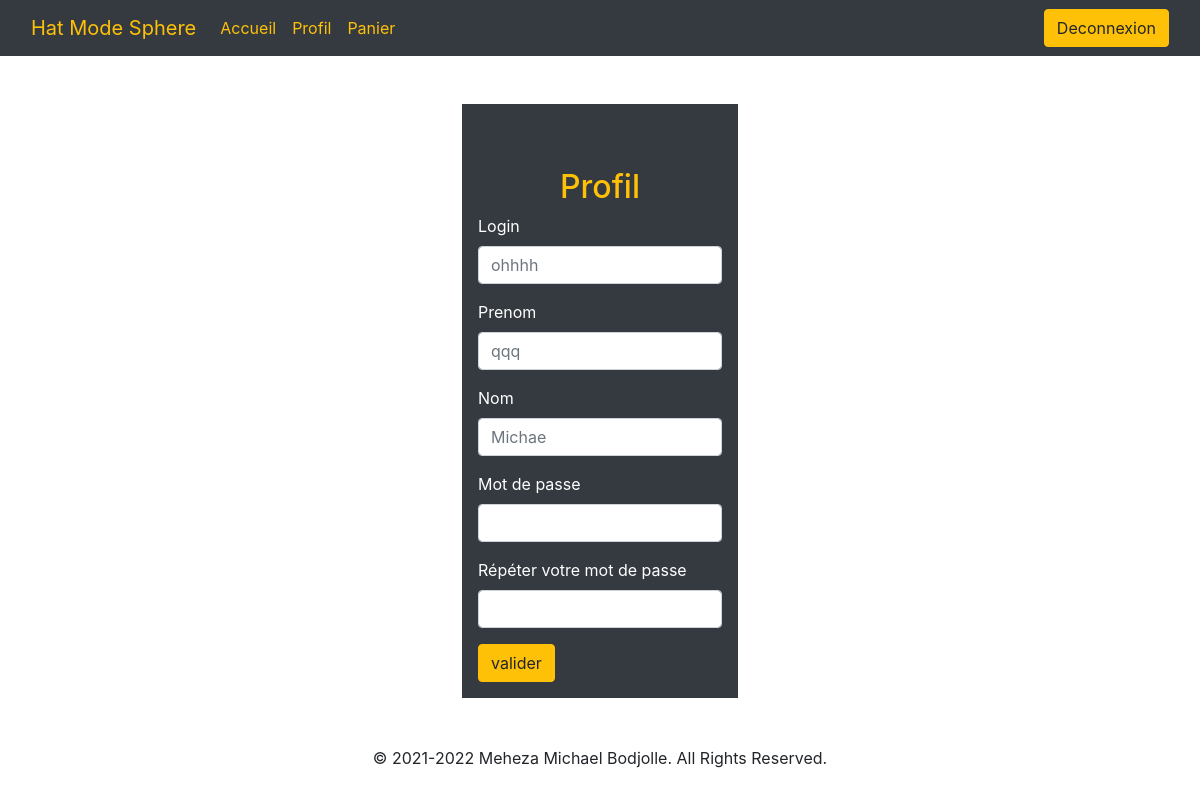
Page /profil.php (signed in) on the committed database.
### tables this page shows
CREATE TABLE IF NOT EXISTS `utilisateurs` (
  `id` int(11) NOT NULL AUTO_INCREMENT,
  `login` varchar(255) NOT NULL,
  `prenom` varchar(255) NOT NULL,
  `nom` varchar(255) NOT NULL,
  `password` varchar(255) NOT NULL,
  `statut` int(11) NOT NULL,
  PRIMARY KEY (`id`)
);

### profil.php (the view, shortened to what this page needs)
<!DOCTYPE html>
<html class="full">
<head>
	<link href="https://cdn.jsdelivr.net/npm/bootstrap@5.0.0-beta2/dist/css/bootstrap.min.css" rel="stylesheet">
	<link rel="stylesheet" href="https://stackpath.bootstrapcdn.com/bootstrap/4.5.2/css/bootstrap.min.css">
	<link rel="stylesheet" type="text/css" href="css/bootstrap2.css">
	<link rel="stylesheet" type="text/css" href="css/style.css">
</head>
<body>
	<header>
		<?php
		include 'header.php';
		?>
		<main>
			<div class="row mx-5 d-flex justify-content-center">
				<form method="post" action="" class="w-25 p-3 mt-5   bg-dark text-white">
					<h2 class="panel-titles text-center mt-5 text-warning ">Profil </h2>
					<div class="mb-3">
						<label class="form-label">Login</label>
						<input type="login" name="login" class="form-control" placeholder="<?php echo $results['login'] ?>" />
					</div>
					<div class="mb-3">
						<label class="form-label">Prenom</label>
						<input type="prenom" name="prenom" class="form-control" placeholder="<?php echo $results['prenom'] ?>" />
					</div>
					<div class="mb-3">
						<label class="form-label">Nom</label>
						<input type="enom" name="nom" class="form-control" placeholder="<?php echo $results['nom'] ?>" />
					</div>
					<div class="mb-3">
						<label class="form-label">Mot de passe</label>
						<input type="password" name="password" class="form-control">
					</div>
					<div class="mb-3">
						<label for="exampleInputPassword1" class="form-label">Répéter votre mot de passe</label>
						<input type="password" name="newpassword" class="form-control">
					</div>
					<button type="submit" name="submit" class="btn btn-warning">valider</button>
				</form>
			</div>
		</main>
		<footer><?php include("footer.php"); ?></footer>
</body>
</html>

### css/style.css (style rules this page uses)
* { margin: 0; padding: 0; }

### rows in the picture
utilisateurs: login "ohhhh", prenom "qqq", nom "Michae"
